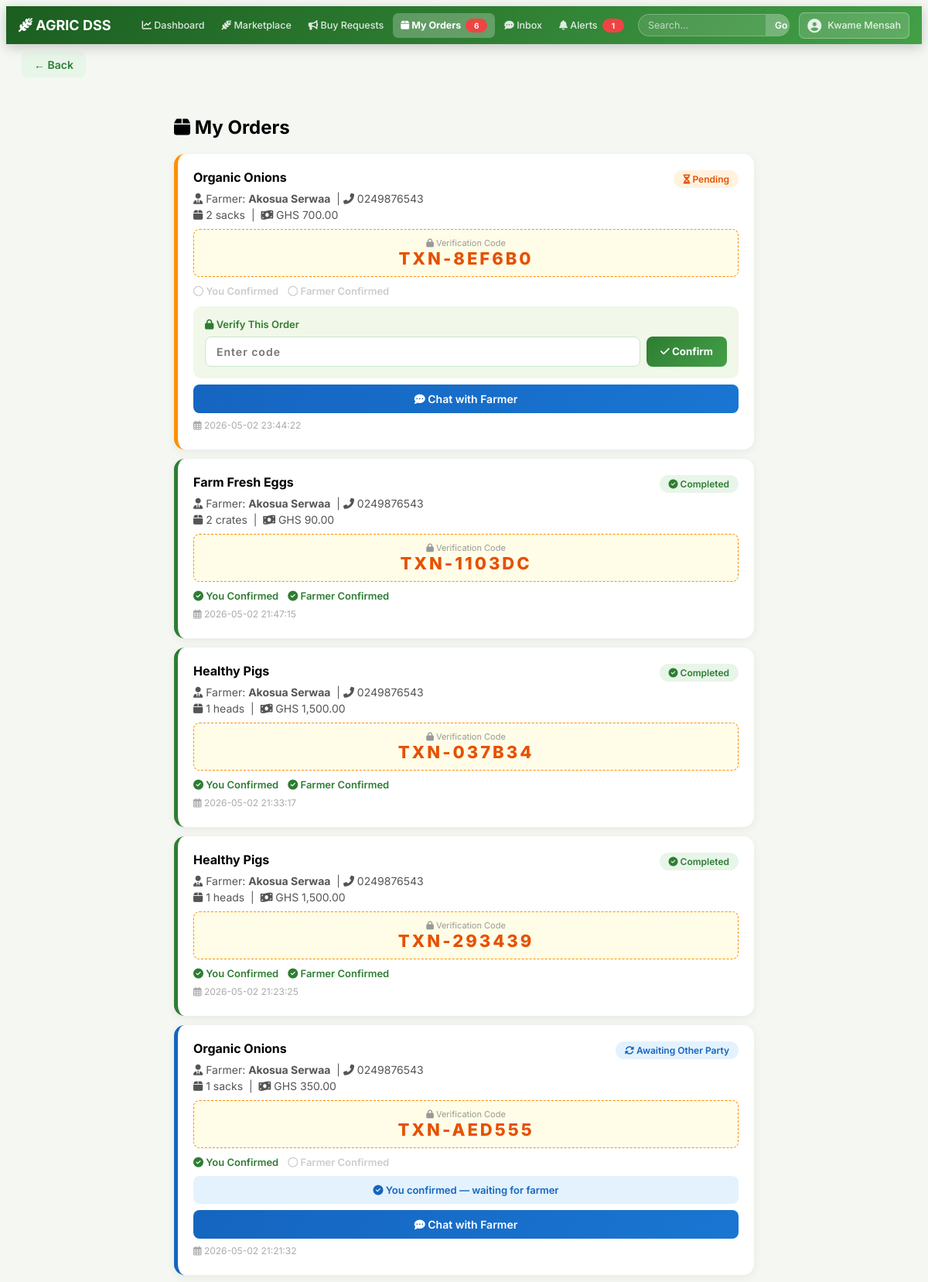
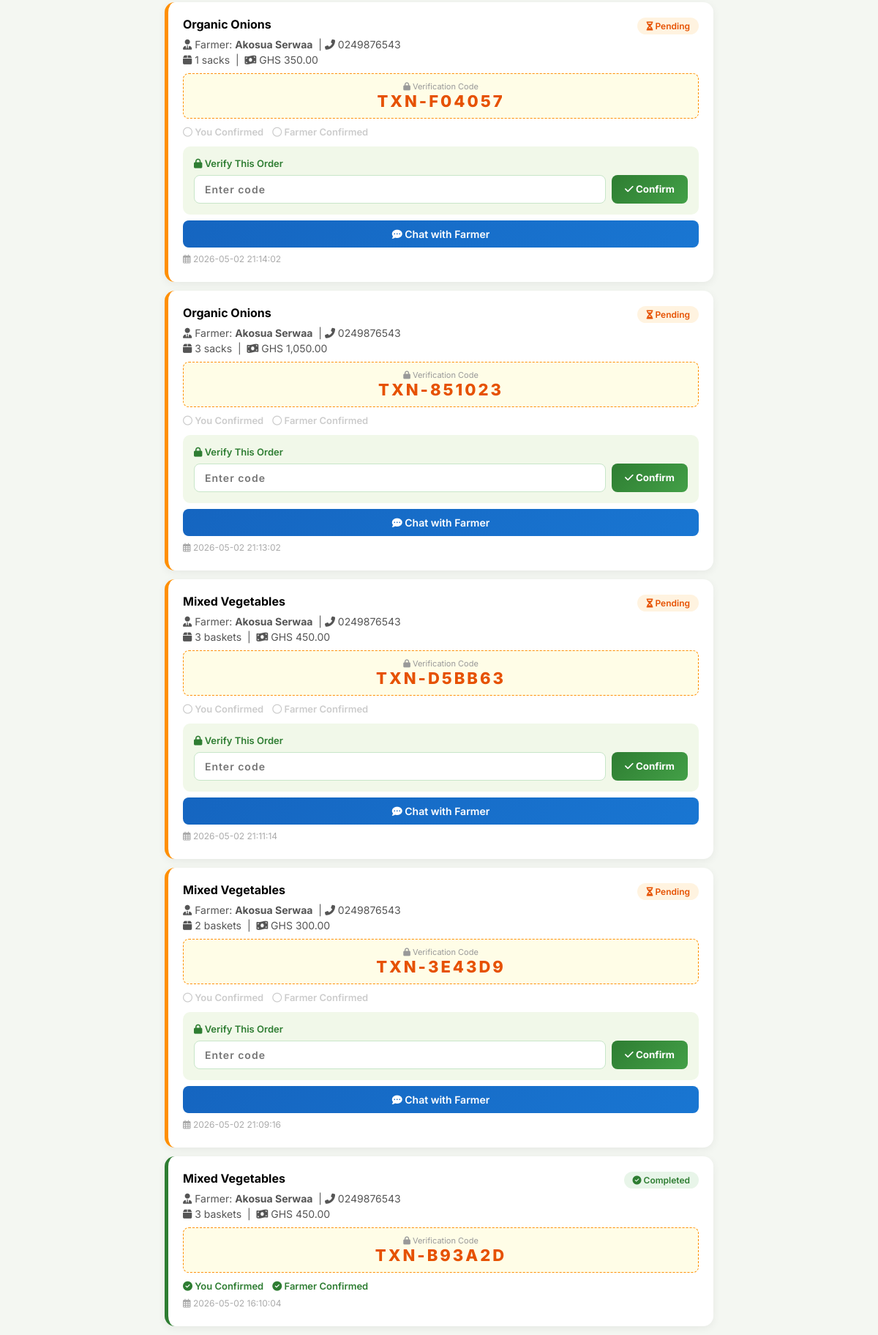
Screenshot of /my_orders.php (signed in) with the database file from the repository (2 pictures, top to bottom).
### tables this page shows
CREATE TABLE orders (
        id INTEGER PRIMARY KEY AUTOINCREMENT,
        buyer_id INTEGER,
        product_id INTEGER,
        quantity INTEGER,
        total REAL,
        status TEXT
    , created_at DATETIME DEFAULT CURRENT_TIMESTAMP, verification_code TEXT, buyer_confirmed INTEGER DEFAULT 0, seller_confirmed INTEGER DEFAULT 0, buyer_confirmed_at DATETIME, seller_confirmed_at DATETIME, seller_id INTEGER);

CREATE TABLE products (
        id INTEGER PRIMARY KEY AUTOINCREMENT,
        user_id INTEGER,
        product_name TEXT,
        name TEXT,
        quantity INTEGER,
        type TEXT,
        unit TEXT,
        image TEXT,
        status TEXT,
        description TEXT,
        price REAL
    , is_promoted INTEGER DEFAULT 0, promoted_at DATETIME, unit_weight REAL, weight_unit TEXT);

CREATE TABLE users (
        id INTEGER PRIMARY KEY AUTOINCREMENT,
        name TEXT,
        email TEXT UNIQUE,
        phone TEXT,
        location TEXT,
        password TEXT,
        role TEXT,
        is_verified INTEGER DEFAULT 0,
        otp TEXT
    , is_subscribed INTEGER DEFAULT 0, subscribed_at DATETIME, profile_picture TEXT DEFAULT NULL, fraud_reports INTEGER DEFAULT 0, avg_completion_days INTEGER DEFAULT 3);

### db.php (called while the page is built, shortened)
<?php
class sqlite_mysqli_result {
    private $rows = [];
    private $index = 0;
    public $num_rows = 0;
    public function __construct($stmt) {
        if ($stmt) {
            $this->rows = $stmt->fetchAll(PDO::FETCH_ASSOC);
            if ($this->rows) {
                $this->num_rows = count($this->rows);
            }
        }
    }
    public function fetch_assoc() {
        if ($this->index < $this->num_rows) {
            return $this->rows[$this->index++];
        }
        return null;
    }
}
class sqlite_mysqli {
    private $pdo;
    public function __construct($filename) {
        try {
            $this->pdo = new PDO("sqlite:" . $filename);
            $this->pdo->setAttribute(PDO::ATTR_ERRMODE, PDO::ERRMODE_EXCEPTION);
            $this->pdo->exec("PRAGMA foreign_keys = ON;");
        } catch (Exception $e) {
            $this->connect_error = $e->getMessage();
        }
    }
    public function query($query) {
        try {
            $upper = strtoupper(ltrim($query));
            if (strpos($upper, 'SELECT') === 0 || strpos($upper, 'SHOW') === 0 || strpos($upper, 'DESCRIBE') === 0 || strpos($upper, 'PRAGMA') === 0) {
                $stmt = $this->pdo->query($query);
                if ($stmt) {
                    return new sqlite_mysqli_result($stmt);
                }
                return false;
            } else {
                $res = $this->pdo->exec($query);
                $this->insert_id = $this->pdo->lastInsertId();
                return $res !== false ? true : false;
            }
        } catch (Exception $e) {
            $this->error = $e->getMessage();
            return false;
        }
    }
}
$conn = new sqlite_mysqli(__DIR__ . '/database.sqlite');
?>

### my_orders.php (the view, shortened to what this page needs)
<?php
include 'db.php';
include 'back_button.php';
$user_id = $_SESSION['user_id'];
$sql = "SELECT
            o.id,
            o.quantity,
            o.total,
            o.status,
            o.created_at,
            o.verification_code,
            o.buyer_confirmed,
            o.seller_confirmed,
            p.type,
            p.product_name,
            p.unit,
            u.id AS farmer_id,
            u.name AS farmer_name,
            u.phone AS farmer_phone
        FROM orders o
        JOIN products p ON o.product_id = p.id
        JOIN users u ON p.user_id = u.id
        WHERE o.buyer_id = '$user_id'
        ORDER BY o.id DESC";
$result = $conn->query($sql);
?>
<!DOCTYPE html>
<html>
<head>
</head>
<body>
<?php include 'navbar.php'; ?>
<div class="container">
<h2><i class='fas fa-box'></i> My Orders</h2>
<?php
if ($result->num_rows > 0) {
    while ($row = $result->fetch_assoc()) {
        $both = $row['buyer_confirmed'] && $row['seller_confirmed'];
        if ($both || $row['status'] === 'Completed') {
            $state = 'completed';
            $status_label = "<i class='fas fa-check-circle'></i> Completed";
        } elseif ($row['buyer_confirmed'] || $row['seller_confirmed']) {
            $state = 'partial';
            $status_label = "<i class='fas fa-sync-alt'></i> Awaiting Other Party";
        } else {
            $state = 'pending';
            $status_label = "<i class='fas fa-hourglass-half'></i> Pending";
        }
        $product_name = $row['product_name'] ?: $row['type'];
        echo "<div class='card {$state}'>";
        echo "<div class='card-top'>";
        echo "<h3>{$product_name}</h3>";
        echo "<span class='status {$state}'>{$status_label}</span>";
        echo "</div>";
        echo "<p><i class='fas fa-user-tie'></i> Farmer: <strong>{$row['farmer_name']}</strong> &nbsp;| <i class='fas fa-phone-alt'></i> {$row['farmer_phone']}</p>";
        echo "<p><i class='fas fa-box'></i> {$row['quantity']} {$row['unit']} &nbsp;|&nbsp; <i class='fas fa-money-bill-wave'></i> GHS " . number_format($row['total'], 2) . "</p>";
        if (!empty($row['verification_code'])) {
            echo "<div class='code-display'>";
            echo "<div class='hint'><i class='fas fa-lock'></i> Verification Code</div>";
            echo "<div class='code'>{$row['verification_code']}</div>";
            echo "</div>";
            echo "<div class='checks'>";
            echo "<span class='" . ($row['buyer_confirmed'] ? 'done' : 'waiting') . "'>" . ($row['buyer_confirmed'] ? "<i class='fas fa-check-circle'></i>" : "<i class='far fa-circle'></i>") . " You Confirmed</span>";
            echo "<span class='" . ($row['seller_confirmed'] ? 'done' : 'waiting') . "'>" . ($row['seller_confirmed'] ? "<i class='fas fa-check-circle'></i>" : "<i class='far fa-circle'></i>") . " Farmer Confirmed</span>";
            echo "</div>";
            if (!$both && $row['status'] !== 'Completed') {
                if (!$row['buyer_confirmed']) {
                    echo "<div style='background:#f1f8e9; border-radius:10px; padding:15px; margin-top:12px;'>";
                    echo "<p style='font-size:13px; font-weight:600; color:#2e7d32; margin:0 0 8px;'><i class='fas fa-lock'></i> Verify This Order</p>";
                    echo "<form method='POST' action='verify_transaction.php' style='display:flex; gap:8px;'>";
                    echo "<input type='text' name='verification_code' placeholder='Enter code' required maxlength='10' style='flex:1; padding:10px 14px; border:1px solid #c8e6c9; border-radius:8px; font-size:14px; font-weight:600; letter-spacing:1px;'>";
                    echo "<button type='submit' name='verify' style='background:linear-gradient(135deg,#2e7d32,#43a047); color:white; border:none; padding:10px 18px; border-radius:8px; font-weight:700; cursor:pointer; white-space:nowrap;'><i class='fas fa-check'></i> Confirm</button>";
                    echo "</form>";
                    echo "</div>";
                } else {
                    echo "<div style='text-align:center; padding:10px; margin-top:10px; background:#e3f2fd; border-radius:8px; color:#1565c0; font-weight:600; font-size:13px;'><i class='fas fa-check-circle'></i> You confirmed — waiting for farmer</div>";
                }
                echo "<a href='chat.php?user_id={$row['farmer_id']}' style='display:block; text-align:center; background:linear-gradient(135deg,#1565c0,#1976d2); color:white; padding:10px; border-radius:8px; text-decoration:none; font-weight:600; font-size:14px; margin-top:8px;'><i class='fas fa-comment-dots'></i> Chat with Farmer</a>";
            }
        }
        if ($row['created_at']) {
            echo "<p style='font-size: 12px; color: #aaa; margin-top: 8px;'><i class='far fa-calendar-alt'></i> {$row['created_at']}</p>";
        }
        echo "</div>";
    }
} else {
    echo "<p style='text-align:center; color:#999; margin-top:40px;'>No orders found. <a href='browse_products.php'>Browse products</a></p>";
}
?>
</div>
</body>
</html>

### animations.css (style rules this page uses)
html { scroll-behavior: smooth; }

### my_orders.php (style rules this page uses)
* { font-family: 'Inter', sans-serif; }
body { background: #f4f7f2; }
.container { width: 90%; max-width: 750px; margin: auto; padding-top: 20px; }
.card { background: white; padding: 20px; margin: 12px 0; border-radius: 14px; box-shadow: 0 3px 12px rgba(0,0,0,0.06); border-left: 5px solid #e0e0e0; }
.card.pending { border-left-color: #ff8f00; }
.card.completed { border-left-color: #2e7d32; }
.card.partial { border-left-color: #1565c0; }
.card-top { display: flex; justify-content: space-between; align-items: center; }
.card h3 { margin: 0 0 5px; font-size: 16px; }
.status { padding: 4px 12px; border-radius: 20px; font-size: 12px; font-weight: 600; display: inline-block; }
.status.pending { background: #fff3e0; color: #e65100; }
.status.completed { background: #e8f5e9; color: #2e7d32; }
.status.partial { background: #e3f2fd; color: #1565c0; }
.card p { margin: 4px 0; font-size: 14px; color: #555; }
.code-display { background: #fffde7; border: 1px dashed #ff8f00; border-radius: 8px; padding: 10px; text-align: center; margin: 10px 0; }
.code-display .code { font-size: 22px; font-weight: 800; color: #e65100; letter-spacing: 3px; }
.code-display .hint { font-size: 11px; color: #999; }
.checks { display: flex; gap: 12px; margin-top: 8px; font-size: 13px; font-weight: 600; }
.checks .done { color: #2e7d32; }
.checks .waiting { color: #ccc; }

### rows the page displays
orders: product.product_name "Organic Onions", buyer_confirmed 0 (drawn), users.name "Akosua Serwaa", users.phone "0249876543", quantity "2", product.unit "sacks", total "700.00", verification_code "TXN-8EF6B0", seller_confirmed 0 (drawn), created_at "2026-05-02 23:44:22"
orders: product.product_name "Farm Fresh Eggs", buyer_confirmed 1 (drawn), users.name "Akosua Serwaa", users.phone "0249876543", quantity "2", product.unit "crates", total "90.00", verification_code "TXN-1103DC", seller_confirmed 1 (drawn), created_at "2026-05-02 21:47:15"
orders: product.product_name "Healthy Pigs", buyer_confirmed 1 (drawn), users.name "Akosua Serwaa", users.phone "0249876543", quantity "1", product.unit "heads", total "1,500.00", verification_code "TXN-037B34", seller_confirmed 1 (drawn), created_at "2026-05-02 21:33:17"
orders: product.product_name "Healthy Pigs", buyer_confirmed 1 (drawn), users.name "Akosua Serwaa", users.phone "0249876543", quantity "1", product.unit "heads", total "1,500.00", verification_code "TXN-293439", seller_confirmed 1 (drawn), created_at "2026-05-02 21:23:25"
orders: product.product_name "Organic Onions", buyer_confirmed 1 (drawn), users.name "Akosua Serwaa", users.phone "0249876543", quantity "1", product.unit "sacks", total "350.00", verification_code "TXN-AED555", seller_confirmed 0 (drawn), created_at "2026-05-02 21:21:32"
orders: product.product_name "Organic Onions", buyer_confirmed 0 (drawn), users.name "Akosua Serwaa", users.phone "0249876543", quantity "1", product.unit "sacks", total "350.00", verification_code "TXN-F04057", seller_confirmed 0 (drawn), created_at "2026-05-02 21:14:02"
orders: product.product_name "Organic Onions", buyer_confirmed 0 (drawn), users.name "Akosua Serwaa", users.phone "0249876543", quantity "3", product.unit "sacks", total "1,050.00", verification_code "TXN-851023", seller_confirmed 0 (drawn), created_at "2026-05-02 21:13:02"
orders: product.product_name "Mixed Vegetables", buyer_confirmed 0 (drawn), users.name "Akosua Serwaa", users.phone "0249876543", quantity "3", product.unit "baskets", total "450.00", verification_code "TXN-D5BB63", seller_confirmed 0 (drawn), created_at "2026-05-02 21:11:14"
orders: product.product_name "Mixed Vegetables", buyer_confirmed 0 (drawn), users.name "Akosua Serwaa", users.phone "0249876543", quantity "2", product.unit "baskets", total "300.00", verification_code "TXN-3E43D9", seller_confirmed 0 (drawn), created_at "2026-05-02 21:09:16"
orders: product.product_name "Mixed Vegetables", buyer_confirmed 1 (drawn), users.name "Akosua Serwaa", users.phone "0249876543", quantity "3", product.unit "baskets", total "450.00", verification_code "TXN-B93A2D", seller_confirmed 1 (drawn), created_at "2026-05-02 16:10:04"

### other values shown
$_order_count "6"
$_notif_count "1"
$name "Kwame Mensah"
$label "Back"
